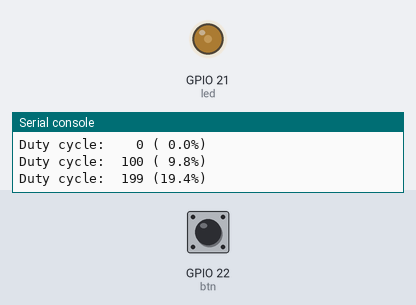
Recording of a program running on a simulated ESP32 board running MicroPython. Shown: output pins drawn as LEDs (lit = HIGH), the last lines printed to the serial console. The inputs (shaded band) are chosen by the test bench; at power-on: GPIO 22 (btn) HIGH. At 3.3 s the program stops and its outputs stay as they are.

Above: at 0.35 s.
At 0.85 s:
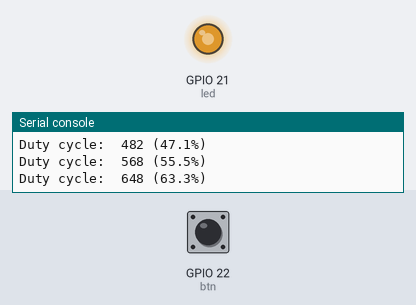
At 1.85 s:
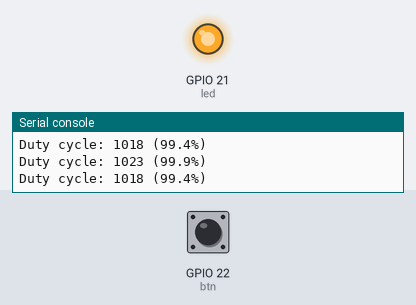
At 3.3 s:
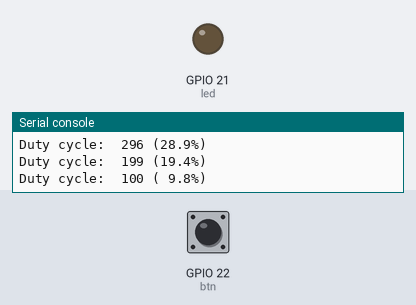
Timing chart, 0 to 4.8 s (numbered marks = the images above):
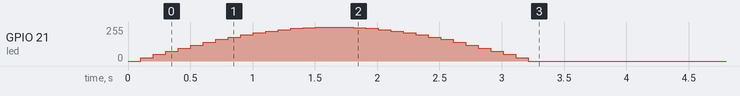

Measured:
- by itself, GPIO 21 (led): rises from 0/255 to 255/255 in 1.5 s, then falls to 0/255 in 1.6 s

The program:

led_pwm_dimming.py
```python
# file: led_pwm_dimming.py
# PWM-based LED dimming (brightness adjustment)
# Date: 2020-04-22

from machine import Pin, PWM
import utime as time
from micropython import const
import math

BTN_GPIO = const(22) # use GPIO-22 for push-button input
LED_GPIO = const(21) # use GPIO-21 for LED output

btn = Pin( BTN_GPIO, mode=Pin.IN, pull=Pin.PULL_UP )
led = Pin( LED_GPIO, mode=Pin.OUT )

# create an object from PWM for the LED pin
pwm = PWM( led, freq=1000, duty=0 )
time.sleep_us(10)

print ('PWM freq: {} Hz'.format( pwm.freq() ))
N = const(32)
for i in range(N+1):
    if btn.value() == 0: # check whether button is pressed
        break
    value = int(1023*math.sin(math.pi*i/N))
    pwm.duty( value )  # set the duty cycle value
    time.sleep_ms( 100 )
    percent = 100*( pwm.duty()/1024.0 )
    print( 'Duty cycle: {:4d} ({:4.1f}%)'.format(value, percent) )

pwm.duty(0)
pwm.deinit() # important: turn off the PWM pin
```
